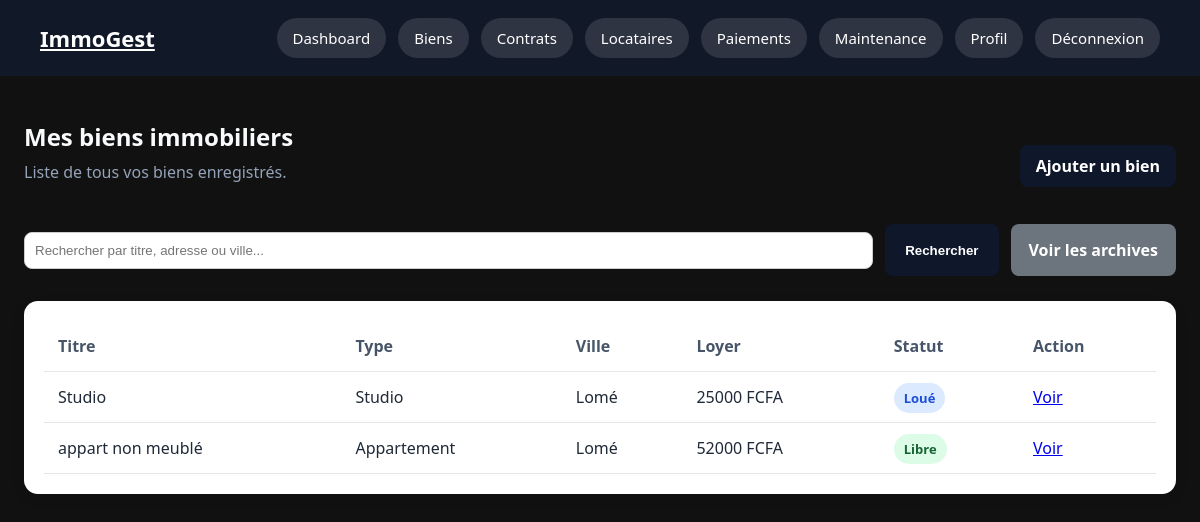
/properties/biens/ (signed in), run on an earlier commit of the app's database.
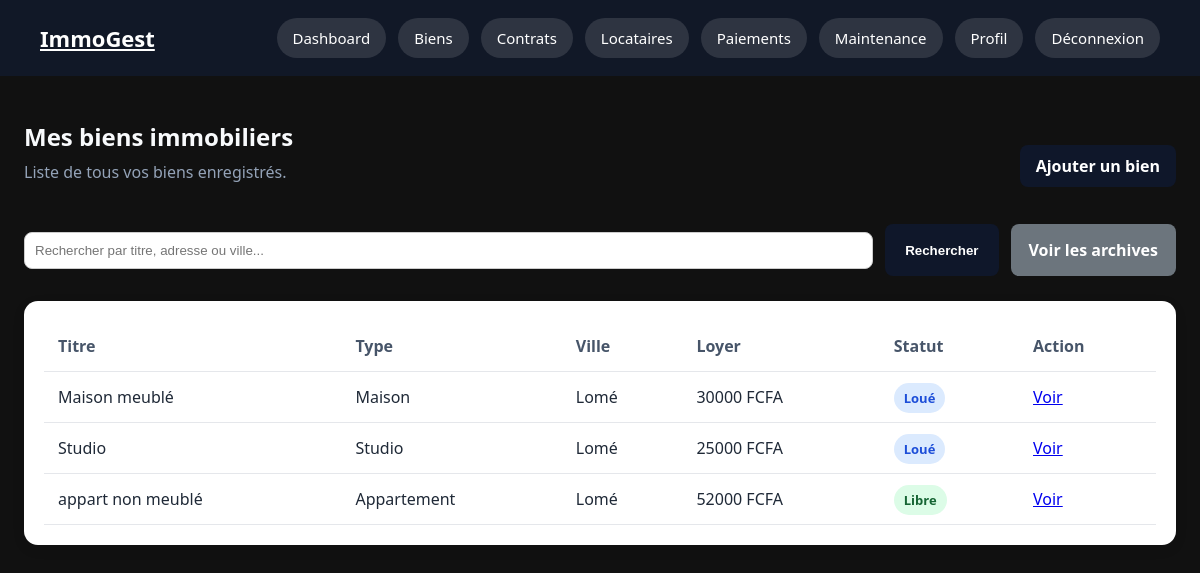
And on a later commit of the database.
### properties/models.py (models this page shows, shortened)
class Bien(models.Model):
    APPARTEMENT = 'appartement'
    VILLA = 'villa'
    STUDIO = 'studio'
    MAISON = 'maison'
    TYPE_BIEN_CHOICES = [
        (APPARTEMENT, 'Appartement'),
        (VILLA, 'Villa'),
        (STUDIO, 'Studio'),
        (MAISON, 'Maison'),
    ]
    LIBRE = 'libre'
    LOUE = 'loue'
    EN_TRAVAUX = 'en_travaux'
    STATUT_CHOICES = [
        (LIBRE, 'Libre'),
        (LOUE, 'Loué'),
        (EN_TRAVAUX, 'En travaux'),
    ]
    proprietaire = models.ForeignKey(
        ProfilProprietaire,
        on_delete=models.CASCADE,
        related_name='biens'
    )
    titre = models.CharField(
        max_length=200
    )
    type_bien = models.CharField(
        max_length=30,
        choices=TYPE_BIEN_CHOICES
    )
    adresse = models.CharField(
        max_length=255
    )
    ville = models.CharField(
        max_length=100,
        default='Lomé'
    )
    superficie = models.PositiveIntegerField(
        help_text='Superficie en m²'
    )
    loyer_mensuel = models.DecimalField(
        max_digits=10,
        decimal_places=0
    )
    caution = models.DecimalField(
        max_digits=10,
        decimal_places=0
    )
    description = models.TextField(
        blank=True
    )
    image = models.ImageField(
        upload_to='biens/',
        blank=True,
        null=True
    )
    statut = models.CharField(
        max_length=20,
        choices=STATUT_CHOICES,
        default=LIBRE
    )
    is_archived = models.BooleanField(
        default=False
    )
    created_at = models.DateTimeField(
        auto_now_add=True
    )
    updated_at = models.DateTimeField(
        auto_now=True
    )
    class Meta:
        verbose_name = 'Bien immobilier'
        verbose_name_plural = 'Biens immobiliers'
        ordering = ['-created_at']

### properties/views.py (the view)
# urls.py: path('biens/', views.liste_biens, name='liste_biens'),
@login_required
@proprietaire_required
def liste_biens(request):
    profil = request.user.profil_proprietaire
    query = request.GET.get('q', '')
    biens = Bien.objects.filter(proprietaire=profil, is_archived=False)
    if query:
        biens = biens.filter(titre__icontains=query) | biens.filter(adresse__icontains=query) | biens.filter(ville__icontains=query)
    return render(request, 'properties/liste_biens.html', {
        'biens': biens,
        'query': query
    })

### templates/properties/liste_biens.html (shortened to what this page needs)
{% extends "base.html" %}
{% block content %}
<section class="page-header">
    <div>
        <h1>Mes biens immobiliers</h1>
        <p>Liste de tous vos biens enregistrés.</p>
    </div>
    <a href="{% url 'properties:ajouter_bien' %}" class="btn-link">
        Ajouter un bien
    </a>
</section>
<form method="get" class="search-form">
    <input
        type="text"
        name="q"
        placeholder="Rechercher par titre, adresse ou ville..."
        value="{{ query }}"
    >
    <button type="submit">
        Rechercher
    </button>
    <a href="{% url 'properties:biens_archives' %}" class="btn-secondary">
        Voir les archives
    </a>
</form>
{% if biens %}
<div class="table-card">
    <table>
        <thead>
            <tr>
                <th>Titre</th>
                <th>Type</th>
                <th>Ville</th>
                <th>Loyer</th>
                <th>Statut</th>
                <th>Action</th>
            </tr>
        </thead>
        <tbody>
            {% for bien in biens %}
            <tr>
                <td>{{ bien.titre }}</td>
                <td>{{ bien.get_type_bien_display }}</td>
                <td>{{ bien.ville }}</td>
                <td>{{ bien.loyer_mensuel }} FCFA</td>
                <td>
                    <span class="badge {{ bien.statut }}">
                        {{ bien.get_statut_display }}
                    </span>
                </td>
                <td>
                    <a href="{% url 'properties:detail_bien' bien.pk %}">
                        Voir
                    </a>
                </td>
            </tr>
            {% endfor %}
        </tbody>
    </table>
</div>
{% endif %}
{% endblock %}

What changed in the data, as far as the page shows it:
added Bien: titre "Maison meublé", type_bien "Maison", ville "Lomé", loyer_mensuel "30000", statut "Loué"
